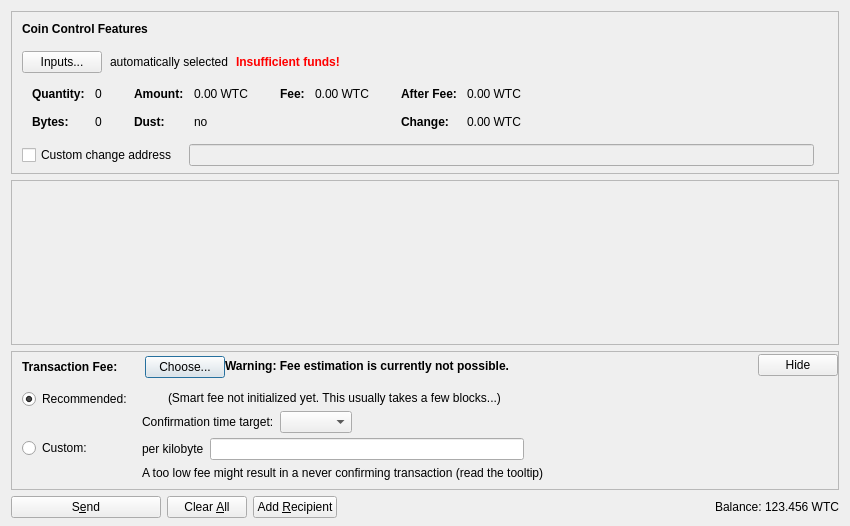
<?xml version="1.0" encoding="UTF-8"?>
<ui version="4.0">
 <class>SendCoinsDialog</class>
 <widget class="QDialog" name="SendCoinsDialog">
  <property name="geometry">
   <rect>
    <x>0</x>
    <y>0</y>
    <width>850</width>
    <height>526</height>
   </rect>
  </property>
  <property name="windowTitle">
   <string>Send Coins</string>
  </property>
  <layout class="QVBoxLayout" name="verticalLayout" stretch="0,1,0,0">
   <property name="bottomMargin">
    <number>8</number>
   </property>
   <item>
    <widget class="QFrame" name="frameCoinControl">
     <property name="sizePolicy">
      <sizepolicy hsizetype="Expanding" vsizetype="Expanding">
       <horstretch>0</horstretch>
       <verstretch>0</verstretch>
      </sizepolicy>
     </property>
     <property name="maximumSize">
      <size>
       <width>16777215</width>
       <height>16777215</height>
      </size>
     </property>
     <property name="frameShape">
      <enum>QFrame::StyledPanel</enum>
     </property>
     <property name="frameShadow">
      <enum>QFrame::Sunken</enum>
     </property>
     <layout class="QVBoxLayout" name="verticalLayoutCoinControl2">
      <property name="spacing">
       <number>0</number>
      </property>
      <property name="leftMargin">
       <number>0</number>
      </property>
      <property name="topMargin">
       <number>0</number>
      </property>
      <property name="rightMargin">
       <number>0</number>
      </property>
      <property name="bottomMargin">
       <number>6</number>
      </property>
      <item>
       <layout class="QVBoxLayout" name="verticalLayoutCoinControl" stretch="0,0,0,0,1">
        <property name="spacing">
         <number>0</number>
        </property>
        <property name="leftMargin">
         <number>10</number>
        </property>
        <property name="topMargin">
         <number>10</number>
        </property>
        <item>
         <layout class="QHBoxLayout" name="horizontalLayoutCoinControl1">
          <property name="bottomMargin">
           <number>15</number>
          </property>
          <item>
           <widget class="QLabel" name="labelCoinControlFeatures">
            <property name="sizePolicy">
             <sizepolicy hsizetype="Preferred" vsizetype="Maximum">
              <horstretch>0</horstretch>
              <verstretch>0</verstretch>
             </sizepolicy>
            </property>
            <property name="font">
             <font>
              <weight>75</weight>
              <bold>true</bold>
             </font>
            </property>
            <property name="styleSheet">
             <string notr="true">font-weight:bold;</string>
            </property>
            <property name="text">
             <string>Coin Control Features</string>
            </property>
           </widget>
          </item>
         </layout>
        </item>
        <item>
         <layout class="QHBoxLayout" name="horizontalLayoutCoinControl2" stretch="0,0,0,0">
          <property name="spacing">
           <number>8</number>
          </property>
          <property name="bottomMargin">
           <number>10</number>
          </property>
          <item>
           <widget class="QPushButton" name="pushButtonCoinControl">
            <property name="styleSheet">
             <string notr="true"/>
            </property>
            <property name="text">
             <string>Inputs...</string>
            </property>
            <property name="autoDefault">
             <bool>false</bool>
            </property>
           </widget>
          </item>
          <item>
           <widget class="QLabel" name="labelCoinControlAutomaticallySelected">
            <property name="text">
             <string>automatically selected</string>
            </property>
            <property name="margin">
             <number>5</number>
            </property>
           </widget>
          </item>
          <item>
           <widget class="QLabel" name="labelCoinControlInsuffFunds">
            <property name="font">
             <font>
              <weight>75</weight>
              <bold>true</bold>
             </font>
            </property>
            <property name="styleSheet">
             <string notr="true">color:red;font-weight:bold;</string>
            </property>
            <property name="text">
             <string>Insufficient funds!</string>
            </property>
            <property name="margin">
             <number>5</number>
            </property>
           </widget>
          </item>
          <item>
           <spacer name="horizontalSpacerCoinControl">
            <property name="orientation">
             <enum>Qt::Horizontal</enum>
            </property>
            <property name="sizeHint" stdset="0">
             <size>
              <width>40</width>
              <height>1</height>
             </size>
            </property>
           </spacer>
          </item>
         </layout>
        </item>
        <item>
         <widget class="QWidget" name="widgetCoinControl" native="true">
          <property name="sizePolicy">
           <sizepolicy hsizetype="Preferred" vsizetype="Preferred">
            <horstretch>0</horstretch>
            <verstretch>0</verstretch>
           </sizepolicy>
          </property>
          <property name="minimumSize">
           <size>
            <width>0</width>
            <height>0</height>
           </size>
          </property>
          <property name="styleSheet">
           <string notr="true"/>
          </property>
          <layout class="QHBoxLayout" name="horizontalLayoutCoinControl5">
           <property name="leftMargin">
            <number>0</number>
           </property>
           <property name="topMargin">
            <number>0</number>
           </property>
           <property name="rightMargin">
            <number>0</number>
           </property>
           <property name="bottomMargin">
            <number>0</number>
           </property>
           <item>
            <layout class="QHBoxLayout" name="horizontalLayoutCoinControl3" stretch="0,0,0,1">
             <property name="spacing">
              <number>20</number>
             </property>
             <property name="topMargin">
              <number>0</number>
             </property>
             <property name="bottomMargin">
              <number>10</number>
             </property>
             <item>
              <layout class="QFormLayout" name="formLayoutCoinControl1">
               <property name="horizontalSpacing">
                <number>10</number>
               </property>
               <property name="verticalSpacing">
                <number>14</number>
               </property>
               <property name="leftMargin">
                <number>10</number>
               </property>
               <property name="topMargin">
                <number>4</number>
               </property>
               <property name="rightMargin">
                <number>6</number>
               </property>
               <item row="0" column="0">
                <widget class="QLabel" name="labelCoinControlQuantityText">
                 <property name="font">
                  <font>
                   <weight>75</weight>
                   <bold>true</bold>
                  </font>
                 </property>
                 <property name="text">
                  <string>Quantity:</string>
                 </property>
                 <property name="margin">
                  <number>0</number>
                 </property>
                </widget>
               </item>
               <item row="0" column="1">
                <widget class="QLabel" name="labelCoinControlQuantity">
                 <property name="cursor">
                  <cursorShape>IBeamCursor</cursorShape>
                 </property>
                 <property name="contextMenuPolicy">
                  <enum>Qt::ActionsContextMenu</enum>
                 </property>
                 <property name="text">
                  <string notr="true">0</string>
                 </property>
                 <property name="margin">
                  <number>0</number>
                 </property>
                 <property name="textInteractionFlags">
                  <set>Qt::LinksAccessibleByMouse|Qt::TextSelectableByKeyboard|Qt::TextSelectableByMouse</set>
                 </property>
                </widget>
               </item>
               <item row="1" column="0">
                <widget class="QLabel" name="labelCoinControlBytesText">
                 <property name="font">
                  <font>
                   <weight>75</weight>
                   <bold>true</bold>
                  </font>
                 </property>
                 <property name="text">
                  <string>Bytes:</string>
                 </property>
                </widget>
               </item>
               <item row="1" column="1">
                <widget class="QLabel" name="labelCoinControlBytes">
                 <property name="cursor">
                  <cursorShape>IBeamCursor</cursorShape>
                 </property>
                 <property name="contextMenuPolicy">
                  <enum>Qt::ActionsContextMenu</enum>
                 </property>
                 <property name="text">
                  <string notr="true">0</string>
                 </property>
                 <property name="textInteractionFlags">
                  <set>Qt::LinksAccessibleByMouse|Qt::TextSelectableByKeyboard|Qt::TextSelectableByMouse</set>
                 </property>
                </widget>
               </item>
              </layout>
             </item>
             <item>
              <layout class="QFormLayout" name="formLayoutCoinControl2">
               <property name="horizontalSpacing">
                <number>10</number>
               </property>
               <property name="verticalSpacing">
                <number>14</number>
               </property>
               <property name="leftMargin">
                <number>6</number>
               </property>
               <property name="topMargin">
                <number>4</number>
               </property>
               <property name="rightMargin">
                <number>6</number>
               </property>
               <item row="0" column="0">
                <widget class="QLabel" name="labelCoinControlAmountText">
                 <property name="font">
                  <font>
                   <weight>75</weight>
                   <bold>true</bold>
                  </font>
                 </property>
                 <property name="text">
                  <string>Amount:</string>
                 </property>
                 <property name="margin">
                  <number>0</number>
                 </property>
                </widget>
               </item>
               <item row="0" column="1">
                <widget class="QLabel" name="labelCoinControlAmount">
                 <property name="cursor">
                  <cursorShape>IBeamCursor</cursorShape>
                 </property>
                 <property name="contextMenuPolicy">
                  <enum>Qt::ActionsContextMenu</enum>
                 </property>
                 <property name="text">
                  <string notr="true">0.00 WTC</string>
                 </property>
                 <property name="textInteractionFlags">
                  <set>Qt::LinksAccessibleByMouse|Qt::TextSelectableByKeyboard|Qt::TextSelectableByMouse</set>
                 </property>
                </widget>
               </item>
               <item row="1" column="0">
                <widget class="QLabel" name="labelCoinControlLowOutputText">
                 <property name="font">
                  <font>
                   <weight>75</weight>
                   <bold>true</bold>
                  </font>
                 </property>
                 <property name="text">
                  <string>Dust:</string>
                 </property>
                </widget>
               </item>
               <item row="1" column="1">
                <widget class="QLabel" name="labelCoinControlLowOutput">
                 <property name="cursor">
                  <cursorShape>IBeamCursor</cursorShape>
                 </property>
                 <property name="contextMenuPolicy">
                  <enum>Qt::ActionsContextMenu</enum>
                 </property>
                 <property name="text">
                  <string notr="true">no</string>
                 </property>
                 <property name="textInteractionFlags">
                  <set>Qt::LinksAccessibleByMouse|Qt::TextSelectableByKeyboard|Qt::TextSelectableByMouse</set>
                 </property>
                </widget>
               </item>
              </layout>
             </item>
             <item>
              <layout class="QFormLayout" name="formLayoutCoinControl3">
               <property name="horizontalSpacing">
                <number>10</number>
               </property>
               <property name="verticalSpacing">
                <number>14</number>
               </property>
               <property name="leftMargin">
                <number>6</number>
               </property>
               <property name="topMargin">
                <number>4</number>
               </property>
               <property name="rightMargin">
                <number>6</number>
               </property>
               <item row="0" column="0">
                <widget class="QLabel" name="labelCoinControlFeeText">
                 <property name="font">
                  <font>
                   <weight>75</weight>
                   <bold>true</bold>
                  </font>
                 </property>
                 <property name="text">
                  <string>Fee:</string>
                 </property>
                 <property name="margin">
                  <number>0</number>
                 </property>
                </widget>
               </item>
               <item row="0" column="1">
                <widget class="QLabel" name="labelCoinControlFee">
                 <property name="cursor">
                  <cursorShape>IBeamCursor</cursorShape>
                 </property>
                 <property name="contextMenuPolicy">
                  <enum>Qt::ActionsContextMenu</enum>
                 </property>
                 <property name="text">
                  <string notr="true">0.00 WTC</string>
                 </property>
                 <property name="textInteractionFlags">
                  <set>Qt::LinksAccessibleByMouse|Qt::TextSelectableByKeyboard|Qt::TextSelectableByMouse</set>
                 </property>
                </widget>
               </item>
              </layout>
             </item>
             <item>
              <layout class="QFormLayout" name="formLayoutCoinControl4">
               <property name="horizontalSpacing">
                <number>10</number>
               </property>
               <property name="verticalSpacing">
                <number>14</number>
               </property>
               <property name="leftMargin">
                <number>6</number>
               </property>
               <property name="topMargin">
                <number>4</number>
               </property>
               <property name="rightMargin">
                <number>6</number>
               </property>
               <item row="0" column="0">
                <widget class="QLabel" name="labelCoinControlAfterFeeText">
                 <property name="font">
                  <font>
                   <weight>75</weight>
                   <bold>true</bold>
                  </font>
                 </property>
                 <property name="text">
                  <string>After Fee:</string>
                 </property>
                 <property name="margin">
                  <number>0</number>
                 </property>
                </widget>
               </item>
               <item row="0" column="1">
                <widget class="QLabel" name="labelCoinControlAfterFee">
                 <property name="cursor">
                  <cursorShape>IBeamCursor</cursorShape>
                 </property>
                 <property name="contextMenuPolicy">
                  <enum>Qt::ActionsContextMenu</enum>
                 </property>
                 <property name="text">
                  <string notr="true">0.00 WTC</string>
                 </property>
                 <property name="textInteractionFlags">
                  <set>Qt::LinksAccessibleByMouse|Qt::TextSelectableByKeyboard|Qt::TextSelectableByMouse</set>
                 </property>
                </widget>
               </item>
               <item row="1" column="0">
                <widget class="QLabel" name="labelCoinControlChangeText">
                 <property name="font">
                  <font>
                   <weight>75</weight>
                   <bold>true</bold>
                  </font>
                 </property>
                 <property name="text">
                  <string>Change:</string>
                 </property>
                </widget>
               </item>
               <item row="1" column="1">
                <widget class="QLabel" name="labelCoinControlChange">
                 <property name="cursor">
                  <cursorShape>IBeamCursor</cursorShape>
                 </property>
                 <property name="contextMenuPolicy">
                  <enum>Qt::ActionsContextMenu</enum>
                 </property>
                 <property name="text">
                  <string notr="true">0.00 WTC</string>
                 </property>
                 <property name="textInteractionFlags">
                  <set>Qt::LinksAccessibleByMouse|Qt::TextSelectableByKeyboard|Qt::TextSelectableByMouse</set>
                 </property>
                </widget>
               </item>
              </layout>
             </item>
            </layout>
           </item>
          </layout>
         </widget>
        </item>
        <item>
         <layout class="QHBoxLayout" name="horizontalLayoutCoinControl4" stretch="0,0,0">
          <property name="spacing">
           <number>12</number>
          </property>
          <property name="sizeConstraint">
           <enum>QLayout::SetDefaultConstraint</enum>
          </property>
          <property name="topMargin">
           <number>5</number>
          </property>
          <property name="rightMargin">
           <number>5</number>
          </property>
          <item>
           <widget class="QCheckBox" name="checkBoxCoinControlChange">
            <property name="toolTip">
             <string>If this is activated, but the change address is empty or invalid, change will be sent to a newly generated address.</string>
            </property>
            <property name="text">
             <string>Custom change address</string>
            </property>
           </widget>
          </item>
          <item>
           <widget class="QValidatedLineEdit" name="lineEditCoinControlChange">
            <property name="enabled">
             <bool>false</bool>
            </property>
            <property name="sizePolicy">
             <sizepolicy hsizetype="Expanding" vsizetype="Fixed">
              <horstretch>0</horstretch>
              <verstretch>0</verstretch>
             </sizepolicy>
            </property>
           </widget>
          </item>
          <item>
           <widget class="QLabel" name="labelCoinControlChangeLabel">
            <property name="sizePolicy">
             <sizepolicy hsizetype="Preferred" vsizetype="Expanding">
              <horstretch>0</horstretch>
              <verstretch>0</verstretch>
             </sizepolicy>
            </property>
            <property name="minimumSize">
             <size>
              <width>0</width>
              <height>0</height>
             </size>
            </property>
            <property name="text">
             <string/>
            </property>
            <property name="margin">
             <number>3</number>
            </property>
           </widget>
          </item>
         </layout>
        </item>
        <item>
         <spacer name="verticalSpacerCoinControl">
          <property name="orientation">
           <enum>Qt::Vertical</enum>
          </property>
          <property name="sizeHint" stdset="0">
           <size>
            <width>800</width>
            <height>1</height>
           </size>
          </property>
         </spacer>
        </item>
       </layout>
      </item>
     </layout>
    </widget>
   </item>
   <item>
    <widget class="QScrollArea" name="scrollArea">
     <property name="widgetResizable">
      <bool>true</bool>
     </property>
     <widget class="QWidget" name="scrollAreaWidgetContents">
      <property name="geometry">
       <rect>
        <x>0</x>
        <y>0</y>
        <width>830</width>
        <height>104</height>
       </rect>
      </property>
      <layout class="QVBoxLayout" name="verticalLayout_2" stretch="0,1">
       <property name="leftMargin">
        <number>0</number>
       </property>
       <property name="topMargin">
        <number>0</number>
       </property>
       <property name="rightMargin">
        <number>0</number>
       </property>
       <property name="bottomMargin">
        <number>0</number>
       </property>
       <item>
        <layout class="QVBoxLayout" name="entries">
         <property name="spacing">
          <number>6</number>
         </property>
        </layout>
       </item>
       <item>
        <spacer name="verticalSpacer">
         <property name="orientation">
          <enum>Qt::Vertical</enum>
         </property>
         <property name="sizeHint" stdset="0">
          <size>
           <width>20</width>
           <height>40</height>
          </size>
         </property>
        </spacer>
       </item>
      </layout>
     </widget>
    </widget>
   </item>
   <item>
    <widget class="QFrame" name="frameFee">
     <property name="sizePolicy">
      <sizepolicy hsizetype="Expanding" vsizetype="Expanding">
       <horstretch>0</horstretch>
       <verstretch>0</verstretch>
      </sizepolicy>
     </property>
     <property name="maximumSize">
      <size>
       <width>16777215</width>
       <height>16777215</height>
      </size>
     </property>
     <property name="frameShape">
      <enum>QFrame::StyledPanel</enum>
     </property>
     <property name="frameShadow">
      <enum>QFrame::Sunken</enum>
     </property>
     <layout class="QVBoxLayout" name="verticalLayoutFee1">
      <property name="spacing">
       <number>0</number>
      </property>
      <property name="leftMargin">
       <number>0</number>
      </property>
      <property name="topMargin">
       <number>0</number>
      </property>
      <property name="rightMargin">
       <number>0</number>
      </property>
      <property name="bottomMargin">
       <number>0</number>
      </property>
      <item>
       <layout class="QVBoxLayout" name="verticalLayoutFee2" stretch="0,0,0">
        <property name="spacing">
         <number>0</number>
        </property>
        <property name="leftMargin">
         <number>10</number>
        </property>
        <property name="topMargin">
         <number>0</number>
        </property>
        <item>
         <layout class="QHBoxLayout" name="horizontalLayoutFee1">
          <property name="bottomMargin">
           <number>0</number>
          </property>
          <item>
           <layout class="QVBoxLayout" name="verticalLayoutFee7">
            <property name="spacing">
             <number>0</number>
            </property>
            <item>
             <spacer name="verticalSpacerSmartFee">
              <property name="orientation">
               <enum>Qt::Vertical</enum>
              </property>
              <property name="sizeType">
               <enum>QSizePolicy::Fixed</enum>
              </property>
              <property name="sizeHint" stdset="0">
               <size>
                <width>1</width>
                <height>4</height>
               </size>
              </property>
             </spacer>
            </item>
            <item>
             <layout class="QHBoxLayout" name="horizontalLayoutSmartFee">
              <property name="spacing">
               <number>10</number>
              </property>
              <item>
               <widget class="QLabel" name="labelFeeHeadline">
                <property name="sizePolicy">
                 <sizepolicy hsizetype="Preferred" vsizetype="Maximum">
                  <horstretch>0</horstretch>
                  <verstretch>0</verstretch>
                 </sizepolicy>
                </property>
                <property name="font">
                 <font>
                  <weight>75</weight>
                  <bold>true</bold>
                 </font>
                </property>
                <property name="styleSheet">
                 <string notr="true">font-weight:bold;</string>
                </property>
                <property name="text">
                 <string>Transaction Fee:</string>
                </property>
               </widget>
              </item>
              <item>
               <widget class="QLabel" name="labelFeeMinimized">
                <property name="text">
                 <string/>
                </property>
               </widget>
              </item>
              <item>
               <widget class="QPushButton" name="buttonChooseFee">
                <property name="text">
                 <string>Choose...</string>
                </property>
               </widget>
              </item>
             </layout>
            </item>
            <item>
             <spacer name="verticalSpacer_5">
              <property name="orientation">
               <enum>Qt::Vertical</enum>
              </property>
              <property name="sizeHint" stdset="0">
               <size>
                <width>1</width>
                <height>1</height>
               </size>
              </property>
             </spacer>
            </item>
           </layout>
          </item>
          <item>
           <widget class="QLabel" name="fallbackFeeWarningLabel">
            <property name="toolTip">
             <string>Using the fallbackfee can result in sending a transaction that will take several hours or days (or never) to confirm. Consider choosing your fee manually or wait until you have validated the complete chain.</string>
            </property>
            <property name="font">
            <font>
                <weight>75</weight>
                <bold>true</bold>
            </font>
            </property>
            <property name="text">
             <string>Warning: Fee estimation is currently not possible.</string>
            </property>
            <property name="wordWrap">
             <bool>false</bool>
            </property>
           </widget>
          </item>
          <item>
           <spacer name="horizontalSpacer_4">
            <property name="orientation">
             <enum>Qt::Horizontal</enum>
            </property>
            <property name="sizeType">
             <enum>QSizePolicy::MinimumExpanding</enum>
            </property>
            <property name="sizeHint" stdset="0">
             <size>
              <width>40</width>
              <height>20</height>
             </size>
            </property>
           </spacer>
          </item>
          <item>
           <widget class="QPushButton" name="buttonMinimizeFee">
            <property name="toolTip">
             <string>collapse fee-settings</string>
            </property>
            <property name="text">
             <string>Hide</string>
            </property>
           </widget>
          </item>
         </layout>
        </item>
        <item>
         <widget class="QFrame" name="frameFeeSelection">
          <layout class="QVBoxLayout" name="verticalLayoutFee12">
           <property name="spacing">
            <number>0</number>
           </property>
           <property name="leftMargin">
            <number>0</number>
           </property>
           <property name="topMargin">
            <number>0</number>
           </property>
           <property name="rightMargin">
            <number>0</number>
           </property>
           <property name="bottomMargin">
            <number>0</number>
           </property>
           <item>
            <layout class="QGridLayout" name="gridLayoutFee">
             <property name="topMargin">
              <number>10</number>
             </property>
             <property name="bottomMargin">
              <number>4</number>
             </property>
             <property name="horizontalSpacing">
              <number>10</number>
             </property>
             <property name="verticalSpacing">
              <number>4</number>
             </property>
             <item row="1" column="1">
              <layout class="QVBoxLayout" name="verticalLayoutFee8">
               <property name="spacing">
                <number>6</number>
               </property>
               <item>
                <layout class="QHBoxLayout" name="horizontalLayoutFee13">
                 <item>
                  <widget class="QLabel" name="labelCustomPerKilobyte">
                   <property name="toolTip">
                    <string>Specify a custom fee per kB (1,000 bytes) of the transaction's virtual size.

Note:  Since the fee is calculated on a per-byte basis, a fee of "100 satoshis per kB" for a transaction size of 500 bytes (half of 1 kB) would ultimately yield a fee of only 50 satoshis.</string>
                   </property>
                   <property name="text">
                    <string>per kilobyte</string>
                   </property>
                  </widget>
                 </item>
                 <item>
                  <widget class="BitcoinAmountField" name="customFee"/>
                 </item>
                 <item>
                  <spacer name="horizontalSpacer_6">
                   <property name="orientation">
                    <enum>Qt::Horizontal</enum>
                   </property>
                   <property name="sizeHint" stdset="0">
                    <size>
                     <width>1</width>
                     <height>1</height>
                    </size>
                   </property>
                  </spacer>
                 </item>
                </layout>
               </item>
               <item>
                <layout class="QHBoxLayout" name="horizontalLayoutFee8">
                 <item>
                  <widget class="QLabel" name="labelCustomFeeWarning">
                   <property name="enabled">
                    <bool>true</bool>
                   </property>
                   <property name="toolTip">
                    <string>When there is less transaction volume than space in the blocks, miners as well as relaying nodes may enforce a minimum fee. Paying only this minimum fee is just fine, but be aware that this can result in a never confirming transaction once there is more demand for scancoins transactions than the network can process.</string>
                   </property>
                   <property name="text">
                    <string>A too low fee might result in a never confirming transaction (read the tooltip)</string>
                   </property>
                  </widget>
                 </item>
                 <item>
                  <spacer name="horizontalSpacer_2">
                   <property name="orientation">
                    <enum>Qt::Horizontal</enum>
                   </property>
                   <property name="sizeHint" stdset="0">
                    <size>
                     <width>1</width>
                     <height>1</height>
                    </size>
                   </property>
                  </spacer>
                 </item>
                </layout>
               </item>
              </layout>
             </item>
             <item row="0" column="0">
              <layout class="QVBoxLayout" name="verticalLayoutFee4" stretch="0,1">
               <item>
                <widget class="QRadioButton" name="radioSmartFee">
                 <property name="text">
                  <string>Recommended:</string>
                 </property>
                 <property name="checked">
                  <bool>true</bool>
                 </property>
                 <attribute name="buttonGroup">
                  <string notr="true">groupFee</string>
                 </attribute>
                </widget>
               </item>
               <item>
                <spacer name="verticalSpacer_2">
                 <property name="orientation">
                  <enum>Qt::Vertical</enum>
                 </property>
                 <property name="sizeHint" stdset="0">
                  <size>
                   <width>1</width>
                   <height>1</height>
                  </size>
                 </property>
                </spacer>
               </item>
              </layout>
             </item>
             <item row="1" column="0">
              <layout class="QVBoxLayout" name="verticalLayoutFee9" stretch="0,1">
               <item>
                <widget class="QRadioButton" name="radioCustomFee">
                 <property name="text">
                  <string>Custom:</string>
                 </property>
                 <attribute name="buttonGroup">
                  <string notr="true">groupFee</string>
                 </attribute>
                </widget>
               </item>
               <item>
                <spacer name="verticalSpacer_6">
                 <property name="orientation">
                  <enum>Qt::Vertical</enum>
                 </property>
                 <property name="sizeHint" stdset="0">
                  <size>
                   <width>1</width>
                   <height>1</height>
                  </size>
                 </property>
                </spacer>
               </item>
              </layout>
             </item>
             <item row="0" column="1">
              <layout class="QVBoxLayout" name="verticalLayoutFee3" stretch="0,0,1">
               <property name="spacing">
                <number>6</number>
               </property>
               <property name="topMargin">
                <number>2</number>
               </property>
               <item>
                <layout class="QHBoxLayout" name="horizontalLayoutFee12">
                 <item>
                  <widget class="QLabel" name="labelSmartFee">
                   <property name="text">
                    <string/>
                   </property>
                  </widget>
                 </item>
                 <item>
                  <widget class="QLabel" name="labelFeeEstimation">
                   <property name="text">
                    <string/>
                   </property>
                  </widget>
                 </item>
                 <item>
                  <widget class="QLabel" name="labelSmartFee2">
                   <property name="text">
                    <string>(Smart fee not initialized yet. This usually takes a few blocks...)</string>
                   </property>
                  </widget>
                 </item>
                 <item>
                  <spacer name="horizontalSpacer_5">
                   <property name="orientation">
                    <enum>Qt::Horizontal</enum>
                   </property>
                   <property name="sizeHint" stdset="0">
                    <size>
                     <width>1</width>
                     <height>1</height>
                    </size>
                   </property>
                  </spacer>
                 </item>
                </layout>
               </item>
               <item>
                <layout class="QHBoxLayout" name="horizontalLayoutFee9">
                 <item>
                  <layout class="QVBoxLayout" name="verticalLayoutFee6">
                   <item>
                    <widget class="QLabel" name="labelSmartFee3">
                     <property name="text">
                      <string>Confirmation time target:</string>
                     </property>
                    </widget>
                   </item>
                  </layout>
                 </item>
                 <item>
                  <layout class="QVBoxLayout" name="verticalLayoutFee5">
                   <property name="rightMargin">
                    <number>30</number>
                   </property>
                   <item>
                    <layout class="QHBoxLayout" name="horizontalLayoutConfTarget">
                     <property name="bottomMargin">
                      <number>0</number>
                     </property>
                     <item>
                      <widget class="QComboBox" name="confTargetSelector"/>
                     </item>
                     <item>
                      <spacer name="horizontalSpacerConfTarget">
                       <property name="orientation">
                        <enum>Qt::Horizontal</enum>
                       </property>
                       <property name="sizeHint" stdset="0">
                        <size>
                         <width>40</width>
                         <height>20</height>
                        </size>
                       </property>
                      </spacer>
                     </item>
                    </layout>
                   </item>
                  </layout>
                 </item>
                </layout>
               </item>
               <item>
                <spacer name="verticalSpacer_4">
                 <property name="orientation">
                  <enum>Qt::Vertical</enum>
                 </property>
                 <property name="sizeHint" stdset="0">
                  <size>
                   <width>1</width>
                   <height>1</height>
                  </size>
                 </property>
                </spacer>
               </item>
              </layout>
             </item>
            </layout>
           </item>
          </layout>
         </widget>
        </item>
        <item>
         <spacer name="verticalSpacerFee">
          <property name="orientation">
           <enum>Qt::Vertical</enum>
          </property>
          <property name="sizeHint" stdset="0">
           <size>
            <width>40</width>
            <height>5</height>
           </size>
          </property>
         </spacer>
        </item>
       </layout>
      </item>
     </layout>
    </widget>
   </item>
   <item>
    <layout class="QHBoxLayout" name="horizontalLayout">
     <item>
      <widget class="QPushButton" name="sendButton">
       <property name="minimumSize">
        <size>
         <width>150</width>
         <height>0</height>
        </size>
       </property>
       <property name="toolTip">
        <string>Confirm the send action</string>
       </property>
       <property name="text">
        <string>S&amp;end</string>
       </property>
       <property name="icon">
        <iconset resource="../bitcoin.qrc">
         <normaloff>:/icons/send</normaloff>:/icons/send</iconset>
       </property>
       <property name="autoDefault">
        <bool>false</bool>
       </property>
       <property name="default">
        <bool>false</bool>
       </property>
      </widget>
     </item>
     <item>
      <widget class="QPushButton" name="clearButton">
       <property name="sizePolicy">
        <sizepolicy hsizetype="Minimum" vsizetype="Fixed">
         <horstretch>0</horstretch>
         <verstretch>0</verstretch>
        </sizepolicy>
       </property>
       <property name="toolTip">
        <string>Clear all fields of the form.</string>
       </property>
       <property name="text">
        <string>Clear &amp;All</string>
       </property>
       <property name="icon">
        <iconset resource="../bitcoin.qrc">
         <normaloff>:/icons/remove</normaloff>:/icons/remove</iconset>
       </property>
       <property name="autoDefault">
        <bool>false</bool>
       </property>
      </widget>
     </item>
     <item>
      <widget class="QPushButton" name="addButton">
       <property name="toolTip">
        <string>Send to multiple recipients at once</string>
       </property>
       <property name="text">
        <string>Add &amp;Recipient</string>
       </property>
       <property name="icon">
        <iconset resource="../bitcoin.qrc">
         <normaloff>:/icons/add</normaloff>:/icons/add</iconset>
       </property>
       <property name="autoDefault">
        <bool>false</bool>
       </property>
      </widget>
     </item>
     <item>
      <spacer name="horizontalSpacer">
       <property name="orientation">
        <enum>Qt::Horizontal</enum>
       </property>
       <property name="sizeHint" stdset="0">
        <size>
         <width>40</width>
         <height>20</height>
        </size>
       </property>
      </spacer>
     </item>
     <item>
      <layout class="QHBoxLayout" name="horizontalLayout_2">
       <property name="spacing">
        <number>3</number>
       </property>
       <item>
        <widget class="QLabel" name="label">
         <property name="sizePolicy">
          <sizepolicy hsizetype="Preferred" vsizetype="Fixed">
           <horstretch>0</horstretch>
           <verstretch>0</verstretch>
          </sizepolicy>
         </property>
         <property name="text">
          <string>Balance:</string>
         </property>
        </widget>
       </item>
       <item>
        <widget class="QLabel" name="labelBalance">
         <property name="sizePolicy">
          <sizepolicy hsizetype="Preferred" vsizetype="Fixed">
           <horstretch>0</horstretch>
           <verstretch>0</verstretch>
          </sizepolicy>
         </property>
         <property name="cursor">
          <cursorShape>IBeamCursor</cursorShape>
         </property>
         <property name="text">
          <string notr="true">123.456 WTC</string>
         </property>
         <property name="textInteractionFlags">
          <set>Qt::LinksAccessibleByMouse|Qt::TextSelectableByKeyboard|Qt::TextSelectableByMouse</set>
         </property>
        </widget>
       </item>
      </layout>
     </item>
    </layout>
   </item>
  </layout>
 </widget>
 <customwidgets>
  <customwidget>
   <class>QValidatedLineEdit</class>
   <extends>QLineEdit</extends>
   <header>qt/qvalidatedlineedit.h</header>
  </customwidget>
  <customwidget>
   <class>BitcoinAmountField</class>
   <extends>QLineEdit</extends>
   <header>qt/bitcoinamountfield.h</header>
   <container>1</container>
  </customwidget>
 </customwidgets>
 <resources>
  <include location="../bitcoin.qrc"/>
 </resources>
 <connections/>
 <buttongroups>
  <buttongroup name="groupFee"/>
 </buttongroups>
</ui>
